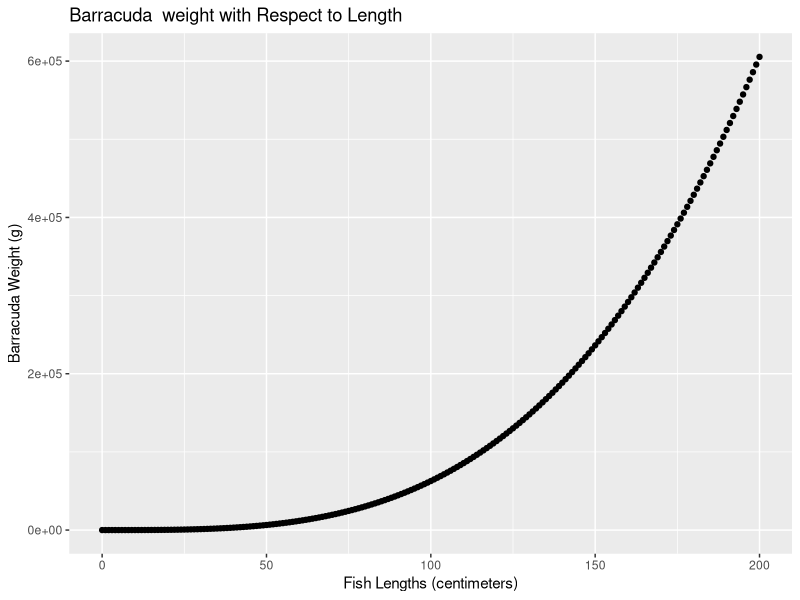

Source code (R):
## ---- chunk 1
knitr::opts_chunk$set(echo = TRUE)
library(tidyverse)
## ---- chunk 2
fish_weight <- function(a, b, L) {
  W = a * (L^b)
}

(milkfish <- fish_weight(a = 0.905, b = 2.52, L = 60))

(trevally <- fish_weight(a = 0.0353, b = 3.05, L = 60))

(barracuda <- fish_weight(a = 0.0181, b = 3.27, L = 60))
## ---- chunk 3
fish_length <- seq(from = 0, to = 200, by = 1)

(barracuda_weight <- fish_weight(a = 0.0181, b = 3.27, L = fish_length))

fish_data <- data.frame(fish_length, barracuda_weight)

ggplot(data = fish_data, aes(x = fish_length, y = barracuda_weight)) +
  geom_point() +
  labs(x = "Fish Lengths (centimeters)",
       y = "Barracuda Weight (g)",
       title = "Barracuda  weight with Respect to Length")




